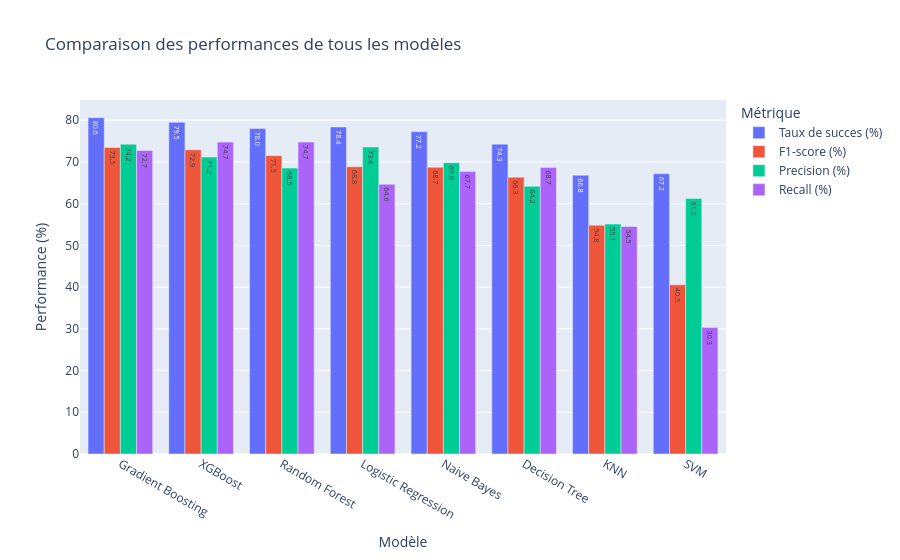

Notebook source saved alongside this figure:
### Code cell
# Comparaison globale des modèles (sur les 4 métriques)
metriques = ["Taux de succes (%)", "F1-score (%)", "Precision (%)", "Recall (%)"]

comparaison = resultats_globaux.copy()
comparaison["Score moyen (%)"] = comparaison[metriques].mean(axis=1)

# Ecart au meilleur modèle (sur le score moyen)
meilleur_score = comparaison["Score moyen (%)"].max()
comparaison["Ecart au meilleur (%)"] = meilleur_score - comparaison["Score moyen (%)"]

# Classement par métrique (1 = meilleur)
for m in metriques:
    comparaison[f"Rang {m}"] = comparaison[m].rank(ascending=False, method="min").astype(int)

comparaison = comparaison.sort_values("Score moyen (%)", ascending=False).reset_index(drop=True)

print("Classement des modèles (trié par score moyen) :")
display(comparaison.style.format({
    "Taux de succes (%)": "{:.1f}%",
    "F1-score (%)": "{:.1f}%",
    "Precision (%)": "{:.1f}%",
    "Recall (%)": "{:.1f}%",
    "Score moyen (%)": "{:.1f}%",
    "Ecart au meilleur (%)": "{:.1f}%",
}))

print(f"Meilleur modèle global : {comparaison.loc[0, 'Modele']} ({comparaison.loc[0, 'Score moyen (%)']:.2f}%)")

# Visualisation comparative
fig_compare = px.bar(
    comparaison.melt(
        id_vars="Modele",
        value_vars=metriques,
        var_name="Métrique",
        value_name="Valeur (%)"
    ),
    x="Modele",
    y="Valeur (%)",
    color="Métrique",
    barmode="group",
    title="Comparaison des performances de tous les modèles",
    text_auto=".1f"
)
fig_compare.update_layout(xaxis_title="Modèle", yaxis_title="Performance (%)")
fig_compare.show()

### Figure 1 — Plotly figure (JSON) as saved in the notebook; plotly's stock layout.template omitted (floating-point values rounded to 4 significant figures)
{"data": [{"alignmentgroup": "True", "hovertemplate": "Métrique=Taux de succes (%)<br>Modele=%{x}<br>Valeur (%)=%{y}<extra></extra>", "legendgroup": "Taux de succes (%)", "marker": {"color": "#636efa", "pattern": {"shape": ""}}, "name": "Taux de succes (%)", "offsetgroup": "Taux de succes (%)", "orientation": "v", "showlegend": true, "textposition": "auto", "texttemplate": "%{y:.1f}", "type": "bar", "x": ["Gradient Boosting", "XGBoost", "Random Forest", "Logistic Regression", "Naive Bayes", "Decision Tree", "KNN", "SVM"], "xaxis": "x", "y": [80.6, 79.48, 77.99, 78.36, 77.24, 74.25, 66.79, 67.16], "yaxis": "y"}, {"alignmentgroup": "True", "hovertemplate": "Métrique=F1-score (%)<br>Modele=%{x}<br>Valeur (%)=%{y}<extra></extra>", "legendgroup": "F1-score (%)", "marker": {"color": "#EF553B", "pattern": {"shape": ""}}, "name": "F1-score (%)", "offsetgroup": "F1-score (%)", "orientation": "v", "showlegend": true, "textposition": "auto", "texttemplate": "%{y:.1f}", "type": "bar", "x": ["Gradient Boosting", "XGBoost", "Random Forest", "Logistic Regression", "Naive Bayes", "Decision Tree", "KNN", "SVM"], "xaxis": "x", "y": [73.47, 72.91, 71.5, 68.82, 68.72, 66.34, 54.82, 40.54], "yaxis": "y"}, {"alignmentgroup": "True", "hovertemplate": "Métrique=Precision (%)<br>Modele=%{x}<br>Valeur (%)=%{y}<extra></extra>", "legendgroup": "Precision (%)", "marker": {"color": "#00cc96", "pattern": {"shape": ""}}, "name": "Precision (%)", "offsetgroup": "Precision (%)", "orientation": "v", "showlegend": true, "textposition": "auto", "texttemplate": "%{y:.1f}", "type": "bar", "x": ["Gradient Boosting", "XGBoost", "Random Forest", "Logistic Regression", "Naive Bayes", "Decision Tree", "KNN", "SVM"], "xaxis": "x", "y": [74.23, 71.15, 68.52, 73.56, 69.79, 64.15, 55.1, 61.22], "yaxis": "y"}, {"alignmentgroup": "True", "hovertemplate": "Métrique=Recall (%)<br>Modele=%{x}<br>Valeur (%)=%{y}<extra></extra>", "legendgroup": "Recall (%)", "marker": {"color": "#ab63fa", "pattern": {"shape": ""}}, "name": "Recall (%)", "offsetgroup": "Recall (%)", "orientation": "v", "showlegend": true, "textposition": "auto", "texttemplate": "%{y:.1f}", "type": "bar", "x": ["Gradient Boosting", "XGBoost", "Random Forest", "Logistic Regression", "Naive Bayes", "Decision Tree", "KNN", "SVM"], "xaxis": "x", "y": [72.73, 74.75, 74.75, 64.65, 67.68, 68.69, 54.55, 30.3], "yaxis": "y"}], "layout": {"barmode": "group", "legend": {"title": {"text": "Métrique"}, "tracegroupgap": 0}, "title": {"text": "Comparaison des performances de tous les modèles"}, "xaxis": {"anchor": "y", "domain": [0.0, 1.0], "title": {"text": "Modèle"}}, "yaxis": {"anchor": "x", "domain": [0.0, 1.0], "title": {"text": "Performance (%)"}}}}
